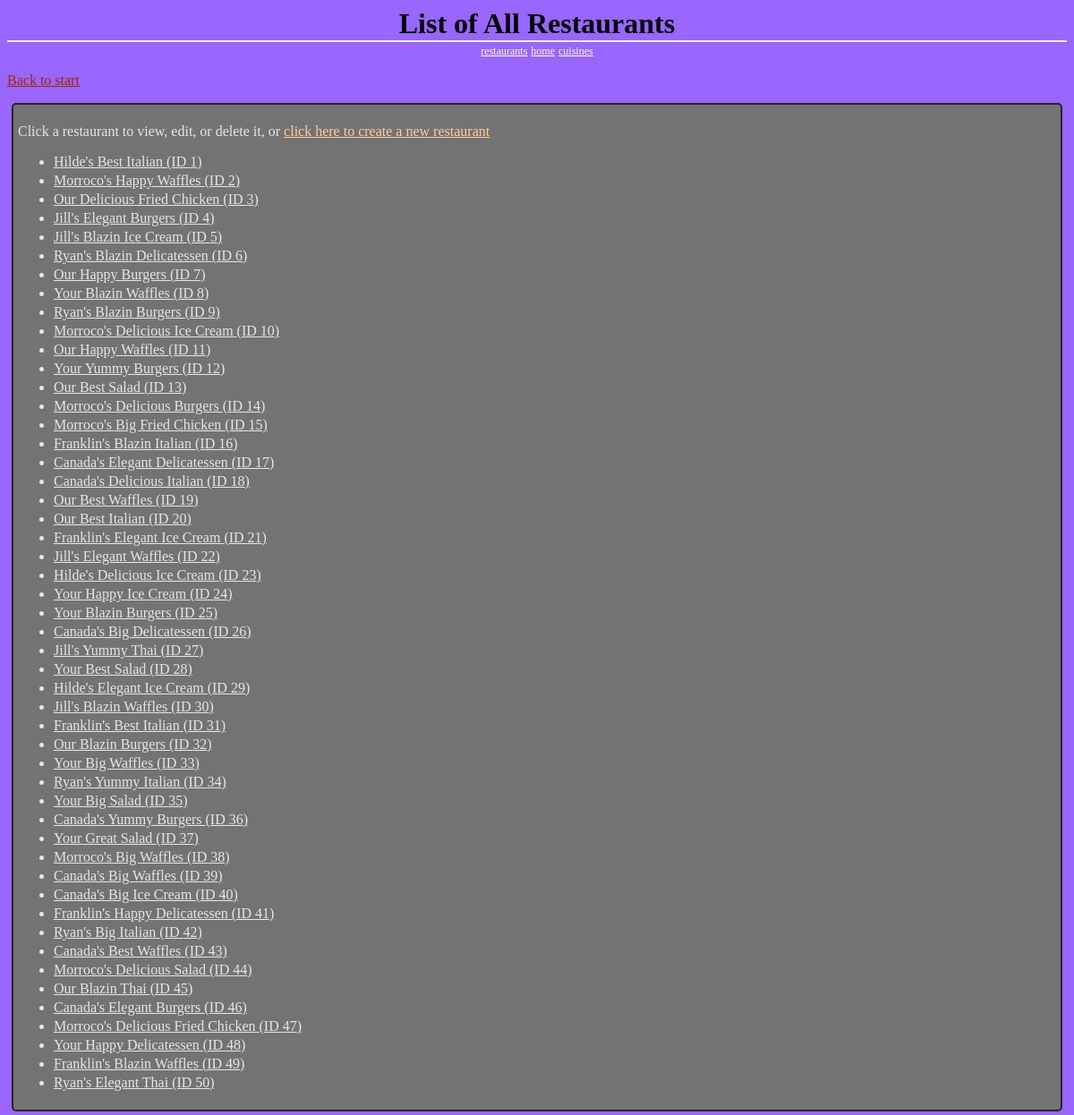
The page /restaurants/ on the database as committed earlier.
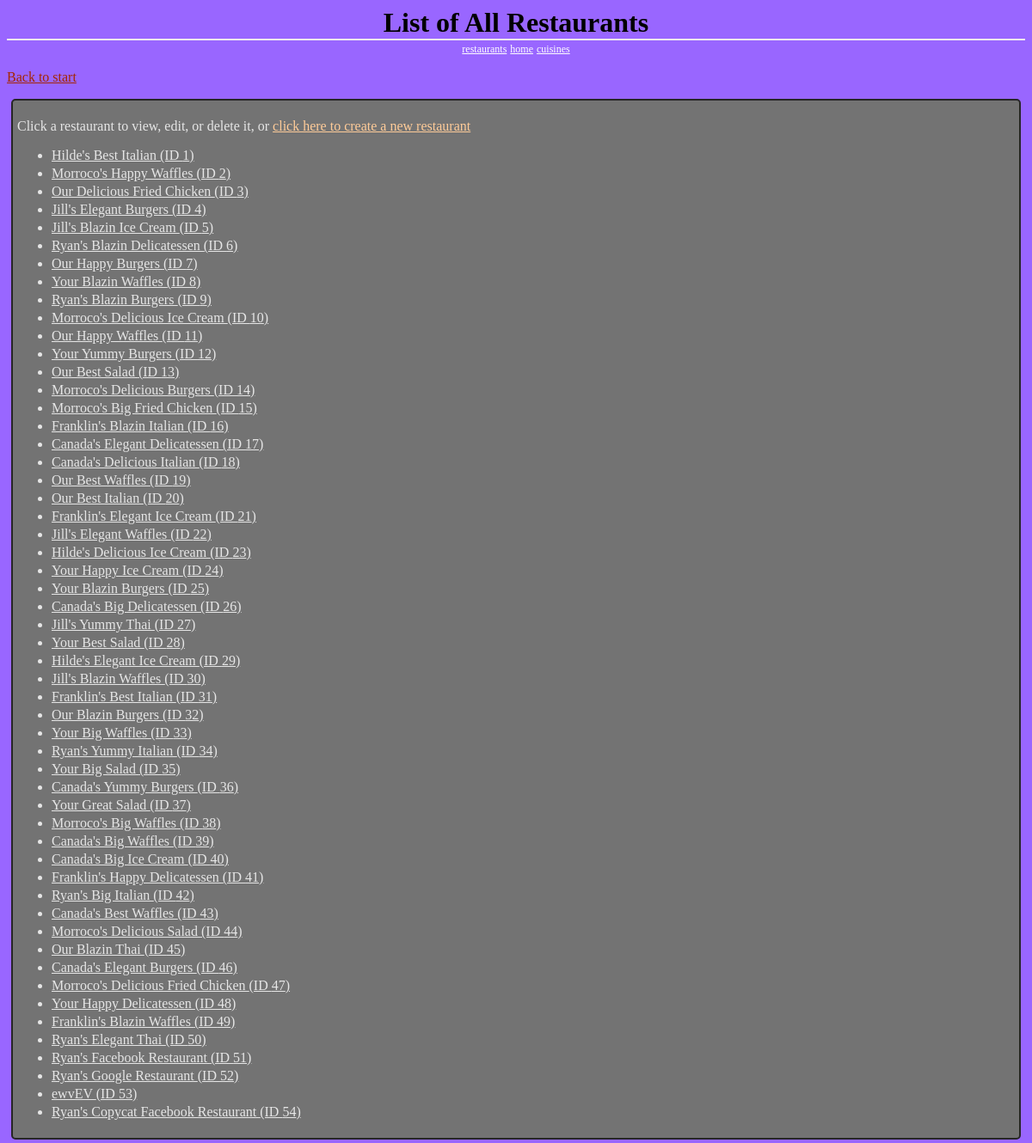
The same page on the database as committed later.
### database_setup.py (models this page shows, shortened)
class Restaurant(Base):
	__tablename__ = 'restaurant'
	id = Column(Integer, primary_key=True)
	name = Column(String(250), nullable=False)
	cuisine_id = Column(Integer, ForeignKey('cuisine.id'))
	user_id = Column(Integer, ForeignKey('user.id'))
	cuisine = relationship(Cuisine)
	user = relationship(User)

### project.py (the view)
@app.route('/restaurants/')
def restaurants():
        restaurants = RestaurantManager.getRestaurants()
        return render_template("Restaurants.html",
                               restaurants=restaurants)

### RestaurantManager.py (called while the page is built)
def getRestaurantDBSession():
    engine = create_engine('sqlite:///restaurants.db')
    Base.metadata.bind = engine
    DBSession = sessionmaker(bind=engine)
    session = DBSession()
    return session

def getRestaurants(cuisine_id=None):
    session = getRestaurantDBSession()
    if cuisine_id is not None:
        restaurants = session.query(Restaurant).\
                      filter_by(cuisine_id=cuisine_id).all()
    else:
        restaurants = session.query(Restaurant).\
                      order_by(Restaurant.id).all()
    session.close()
    return restaurants

### templates/Restaurants.html (shortened to what this page needs)
<html>
<head>
	<link rel=stylesheet type=text/css href="{{url_for('static',
											           filename='Restaurants.css')}}">
</head>
<body>
	<h1 class='header'>
		List of All Restaurants
	</h1>
	<div class='homeLinks'>
		<a href="{{url_for('restaurants')}}">restaurants</a>
		<a href="{{url_for('restaurantManagerIndex')}}">home</a>
		<a href="{{url_for('cuisines')}}">cuisines</a>
	</div>
	<p>
		<a class='backLink' href="{{url_for('restaurantManagerIndex')}}">
				Back to start</a>
	</p>
	<div class='list'>
	<p>
		Click a restaurant to view, edit, or delete it, or
		<a class='actionLink' href="{{url_for('addRestaurant')}}">
			click here to create a new restaurant</a>
	</p>
	<ul>
	{% for r in restaurants %}
		<li>
			<a class='forwardLink' href="{{url_for('restaurant',
							 	restaurant_id=r.id)}}">
				{{r.name}} (ID {{r.id}})
			</a>
		</li>
	{% endfor %}
	</ul>
	</div>
</body>
</html>

Rows that differ between the two databases and show on the page:
added Restaurant: name "Ryan's Facebook Restaurant", id "51"
added Restaurant: name "Ryan's Google Restaurant", id "52"
added Restaurant: name "ewvEV", id "53"
added Restaurant: name "Ryan's Copycat Facebook Restaurant", id "54"
